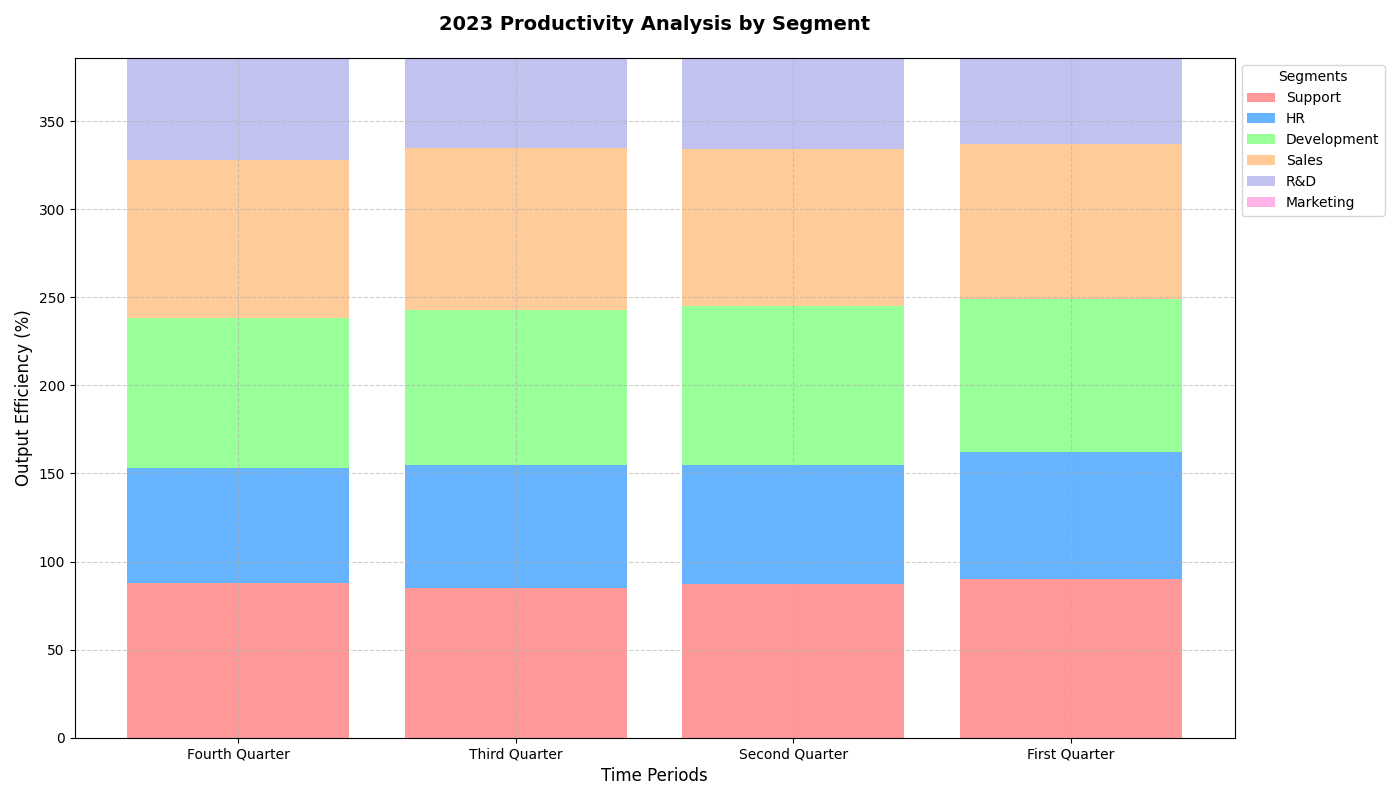

Generate this figure with Python:
import numpy as np
import matplotlib.pyplot as plt

departments = ["Support", "HR", "Development", "Sales", "R&D", "Marketing"]
quarters = ["Fourth Quarter", "Third Quarter", "Second Quarter", "First Quarter"]

development = [85, 88, 90, 87]
marketing = [70, 75, 80, 78]
sales = [90, 92, 89, 88]
hr = [65, 70, 68, 72]
customer_support = [88, 85, 87, 90]
rnd = [95, 97, 98, 96]

productivity_data = np.array([customer_support, hr, development, sales, rnd, marketing])

fig, ax = plt.subplots(figsize=(14, 8))

x = np.arange(len(quarters))

colors = ['#ff9999', '#66b3ff', '#99ff99', '#ffcc99', '#c2c2f0', '#ffb3e6']

bottom = np.zeros(len(quarters))

for i, department in enumerate(departments):
    ax.bar(x, productivity_data[i], label=department, color=colors[i], bottom=bottom)
    bottom += productivity_data[i]

ax.set_title("2023 Productivity Analysis by Segment", fontsize=14, fontweight='bold', pad=20)
ax.set_xlabel('Time Periods', fontsize=12)
ax.set_ylabel('Output Efficiency (%)', fontsize=12)
ax.set_xticks(x)
ax.set_xticklabels(quarters)
ax.set_ylim(0, sum(rnd))

ax.legend(loc='upper left', bbox_to_anchor=(1, 1), title="Segments", fontsize=10)

ax.grid(True, linestyle='--', alpha=0.6)

plt.tight_layout()
plt.show()
